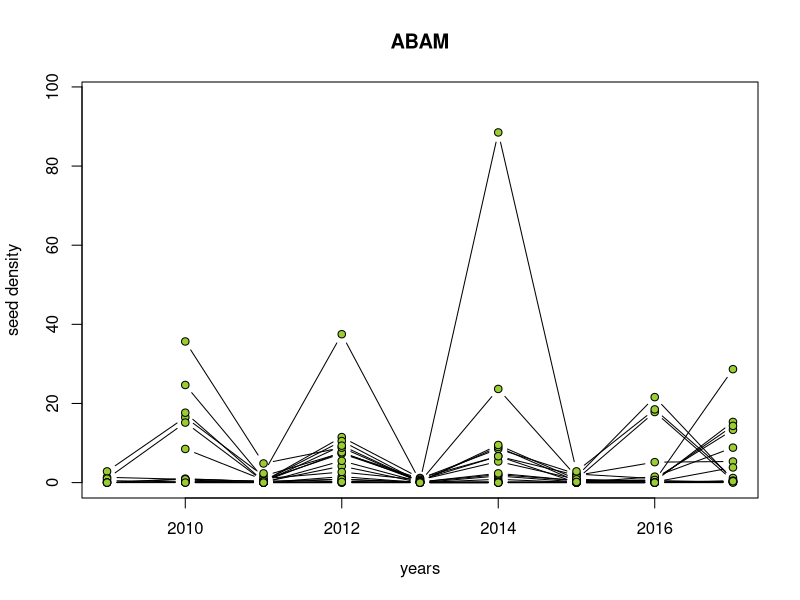
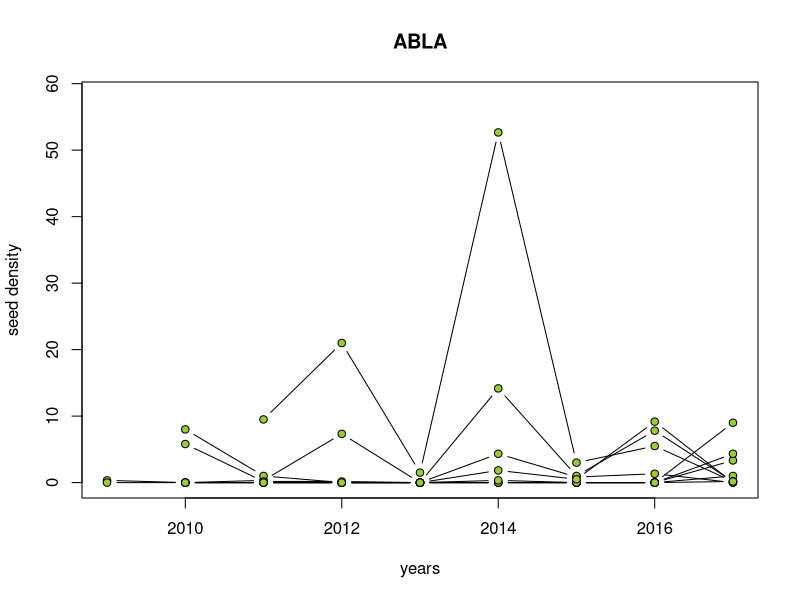
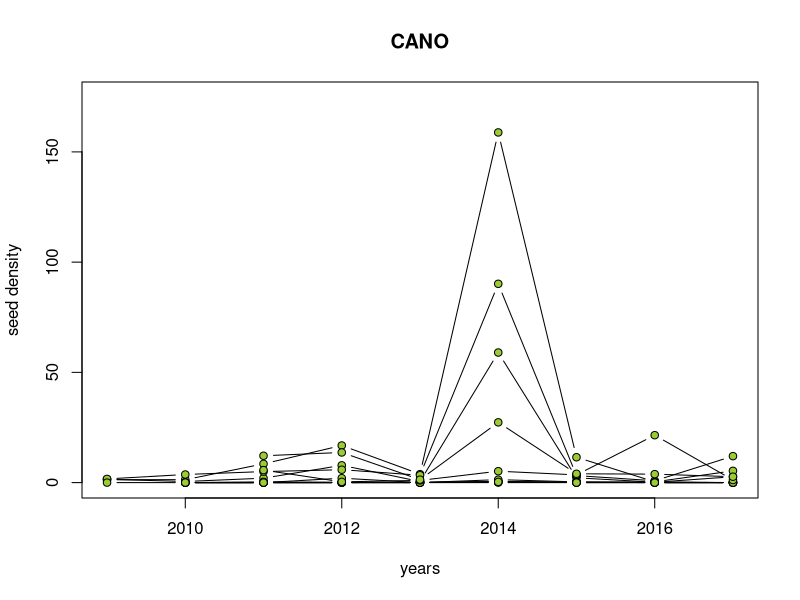
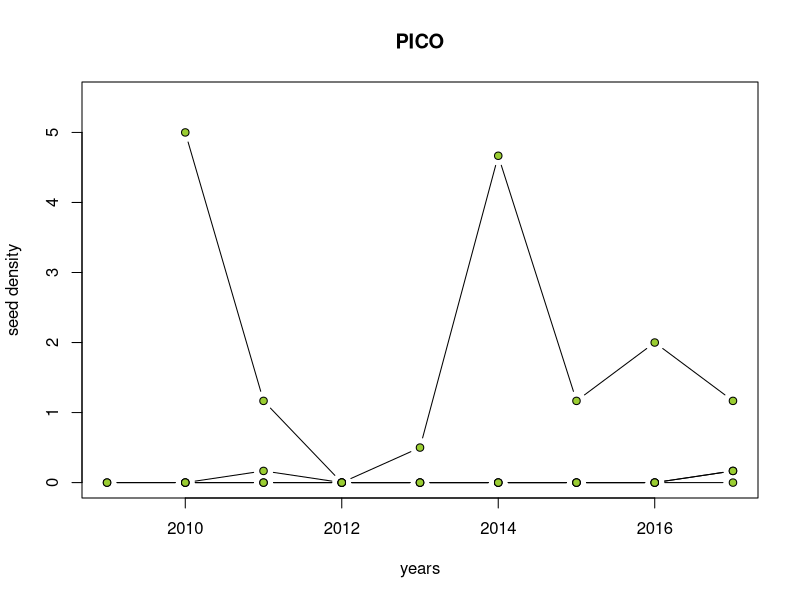
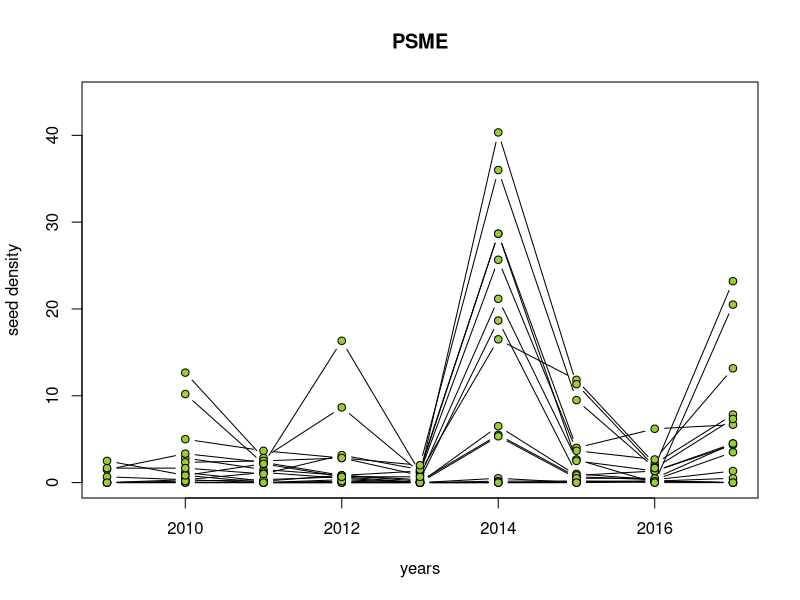
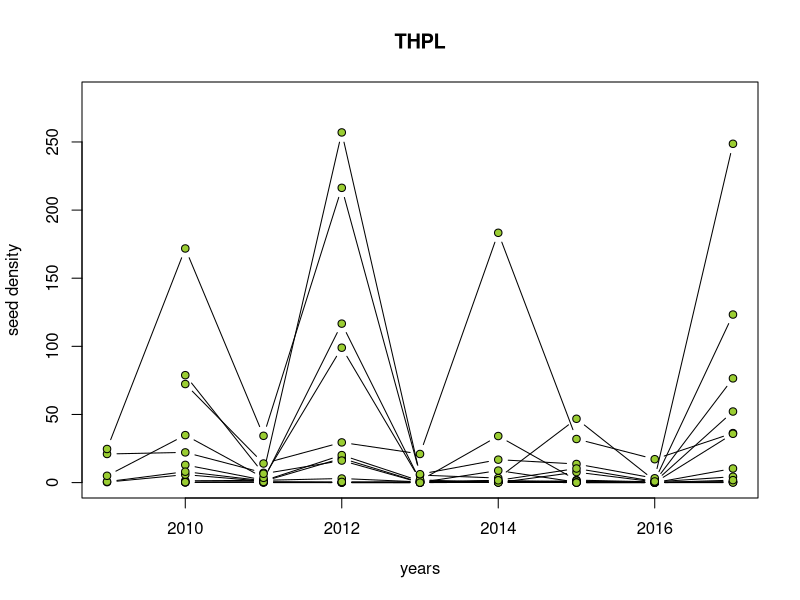
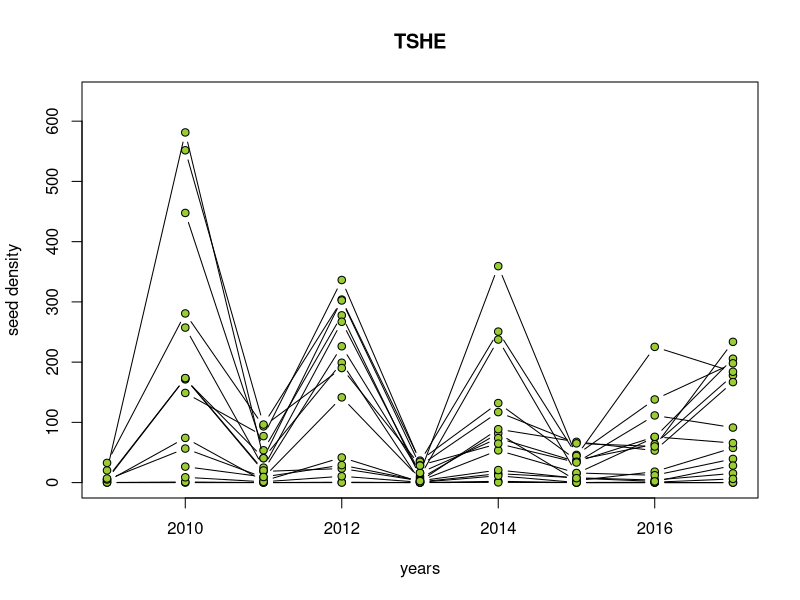

Here is the R script that generated these plots, in order:
##############################################################
#### Script to analyze seed masting data from Mt. Rainier ####
#### Script created 12/01/2024; last worked on 15/01/2024 ####
##############################################################

#To do
#Add 2018-2023 data (JHRL working on cleaning and merging scripts)
#Some issues with fitting most complicated model - probably b/c some years with 0 seeds
#Assess how to decide which stands to keep (what is enough data?)
#add basal area (per stand) to analysis (how much do stands vary by year)
#how to identify masting? 

###Read in seed data and seed trap size data
###Note - seed data have been cleaned and compiled from individual years
seeds <- read.csv("./data/MORA_cleanseeds_2009-2017.csv", header=TRUE) #seeds
trapsize <- read.csv("./data/MORA_seedtrapinfo_2009-2017.csv", header=TRUE) #trapsizes

###reconfigure trapsize data
trapsize2 <- trapsize[,1:5]
size <- rep(NA, times=dim(trapsize)[1]); year <- size
trapsize2 <- cbind(trapsize[,1:5], year, size)
finaltrap <- c()

for(i in 2009:2017){
  trapsize3 <- trapsize2
  trapsize3[,6] <- rep(i, dim(trapsize2)[1])
  tmpsize <- trapsize[,i-2002]
  trapsize3[,7] <- tmpsize
  finaltrap <- rbind(finaltrap,trapsize3)
}

#Merge size and seed data
seeds_anal <- merge(finaltrap,seeds,by = c("stand","trap","year"))

#Quick analysis by species
#spp <- unique(seeds_anal$species) #all species
spp <- c("ABAM","ABLA","CANO","PICO","PSME","THPL", "TSHE", "TMSE")
stnds <- unique(seeds_anal$stand)

for(i in 1:length(spp)){
  spp_seeds_anal <- seeds_anal[seeds_anal$species==spp[i],]

  #remove stands where the species is never found
  #first identify those stands
  stnds_rm <- c()
  
  for(j in 1:length(stnds)){
    stnd_spp_seeds_anal <- spp_seeds_anal[spp_seeds_anal$stand == stnds[j],]
    if(sum(na.omit(stnd_spp_seeds_anal$filledseeds))==0)
      {stnds_rm <- c(stnds_rm,stnds[j])}
  }
  
  #remove stands with no seeds in any years from dataframe
  if(length(stnds_rm)>15){next}
  
  if(length(stnds_rm)>0){
    for(j in 1:length(stnds_rm)){
      spp_seeds_anal <- spp_seeds_anal[spp_seeds_anal$stand!=stnds_rm[j],]
    }}

    if(sum(na.omit(spp_seeds_anal$filledseeds))<10){next}
    #Now analyzee - ask whether year and site and their interaction matter
    #use a glm with a Poisson distribution, and an offset (trapsize)
    null.mod <- glm(filledseeds ~ 1, family = poisson, offset = size, 
                    data = spp_seeds_anal)
    yr.mod <- glm(filledseeds ~ year, family = poisson, offset = size, 
                  data = spp_seeds_anal)
    stnd.mod <- glm(filledseeds ~ stand, family = poisson, offset = size, 
                    data = spp_seeds_anal)
    yrstnd.mod <- glm(filledseeds ~ year + stand, family = poisson, 
                      offset = size, data = spp_seeds_anal)
    yrxstnd.mod <- glm(filledseeds ~ year*stand, family = poisson, 
                       offset = size, data = spp_seeds_anal)
    
    #Anova table
    print(spp[i])
    AICs <- AIC(null.mod,yr.mod,stnd.mod,yrstnd.mod,yrxstnd.mod)
    print(anova(null.mod,yr.mod,stnd.mod,yrstnd.mod,yrxstnd.mod))
    print(AICs)
    
    #Graph
    #average
    seed_avg <- tapply(spp_seeds_anal$filledseeds, 
                       list(spp_seeds_anal$year,spp_seeds_anal$stand),
                       mean)
    #create a blank plot to add points to
    yrs <- as.numeric(dimnames(seed_avg)[[1]])
    plot(yrs,seed_avg[,1], xlab="years",ylab="seed density",
         type="n", ylim=c(0,1.1*max(na.omit(seed_avg[,]))))
    title(spp[i])
    
    #for loop to add lines for each year
    for(j in 1:dim(seed_avg)[2]){
      points(yrs,seed_avg[,j], type="b", pch=21, bg="yellowgreen")
    }
}
  
  
  

